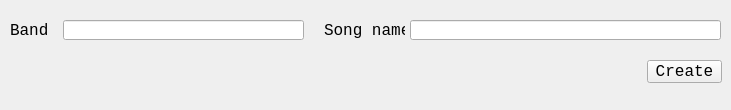
<?xml version="1.0" encoding="UTF-8"?>
<ui version="4.0">
 <class>Form</class>
 <widget class="QWidget" name="Form">
  <property name="geometry">
   <rect>
    <x>0</x>
    <y>0</y>
    <width>731</width>
    <height>110</height>
   </rect>
  </property>
  <property name="font">
   <font>
    <family>Consolas</family>
   </font>
  </property>
  <property name="windowTitle">
   <string>New</string>
  </property>
  <widget class="QLabel" name="label">
   <property name="geometry">
    <rect>
     <x>10</x>
     <y>20</y>
     <width>41</width>
     <height>21</height>
    </rect>
   </property>
   <property name="font">
    <font>
     <family>Consolas</family>
     <pointsize>12</pointsize>
    </font>
   </property>
   <property name="text">
    <string>Band</string>
   </property>
  </widget>
  <widget class="QLineEdit" name="bandIpt">
   <property name="geometry">
    <rect>
     <x>63</x>
     <y>20</y>
     <width>241</width>
     <height>20</height>
    </rect>
   </property>
   <property name="font">
    <font>
     <family>Consolas</family>
     <pointsize>12</pointsize>
    </font>
   </property>
  </widget>
  <widget class="QLabel" name="label_2">
   <property name="geometry">
    <rect>
     <x>324</x>
     <y>20</y>
     <width>81</width>
     <height>21</height>
    </rect>
   </property>
   <property name="font">
    <font>
     <family>Consolas</family>
     <pointsize>12</pointsize>
    </font>
   </property>
   <property name="text">
    <string>Song name</string>
   </property>
  </widget>
  <widget class="QLineEdit" name="nameIpt">
   <property name="geometry">
    <rect>
     <x>410</x>
     <y>20</y>
     <width>311</width>
     <height>20</height>
    </rect>
   </property>
   <property name="font">
    <font>
     <family>Consolas</family>
     <pointsize>12</pointsize>
    </font>
   </property>
  </widget>
  <widget class="QPushButton" name="createBtn">
   <property name="geometry">
    <rect>
     <x>647</x>
     <y>60</y>
     <width>75</width>
     <height>23</height>
    </rect>
   </property>
   <property name="font">
    <font>
     <family>Consolas</family>
     <pointsize>12</pointsize>
    </font>
   </property>
   <property name="text">
    <string>Create</string>
   </property>
  </widget>
 </widget>
 <resources/>
 <connections/>
</ui>
